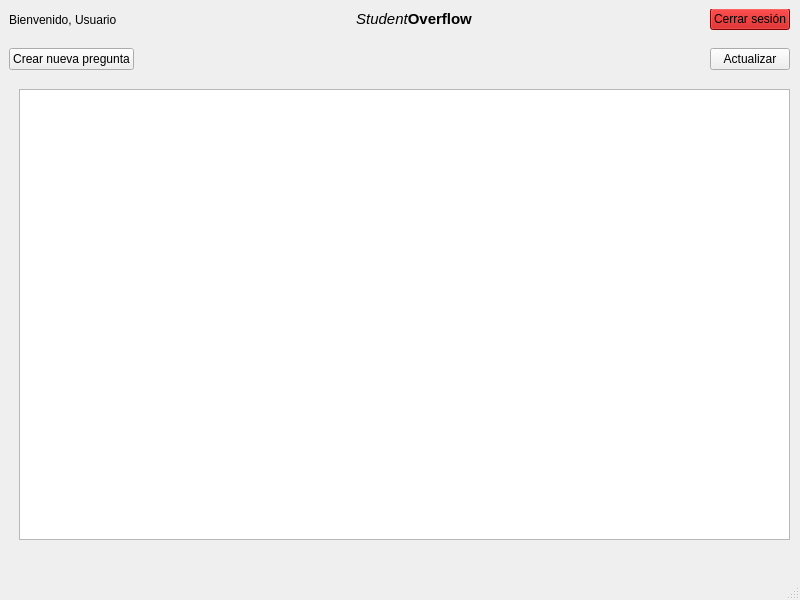
<?xml version="1.0" encoding="UTF-8"?>
<ui version="4.0">
 <class>MainWindow</class>
 <widget class="QMainWindow" name="MainWindow">
  <property name="geometry">
   <rect>
    <x>0</x>
    <y>0</y>
    <width>800</width>
    <height>600</height>
   </rect>
  </property>
  <property name="windowTitle">
   <string>MainWindow</string>
  </property>
  <widget class="QWidget" name="centralwidget">
   <layout class="QVBoxLayout" name="verticalLayout">
    <item>
     <widget class="QWidget" name="widget" native="true">
      <widget class="QWidget" name="widget_2" native="true">
       <property name="geometry">
        <rect>
         <x>0</x>
         <y>-10</y>
         <width>781</width>
         <height>41</height>
        </rect>
       </property>
       <layout class="QHBoxLayout" name="horizontalLayout">
        <item alignment="">
         <widget class="QLabel" name="label_welcome">
          <property name="text">
           <string>Bienvenido, Usuario</string>
          </property>
         </widget>
        </item>
        <item>
         <spacer name="horizontalSpacer_3">
          <property name="orientation">
           <enum>Qt::Orientation::Horizontal</enum>
          </property>
          <property name="sizeHint" stdset="0">
           <size>
            <width>40</width>
            <height>20</height>
           </size>
          </property>
         </spacer>
        </item>
        <item alignment="">
         <widget class="QLabel" name="label_title">
          <property name="text">
           <string>&lt;!DOCTYPE HTML PUBLIC &quot;-//W3C//DTD HTML 4.0//EN&quot; &quot;http://www.w3.org/TR/REC-html40/strict.dtd&quot;&gt;
&lt;html&gt;&lt;head&gt;&lt;meta name=&quot;qrichtext&quot; content=&quot;1&quot; /&gt;&lt;meta charset=&quot;utf-8&quot; /&gt;&lt;style type=&quot;text/css&quot;&gt;
p, li { white-space: pre-wrap; }
hr { height: 1px; border-width: 0; }
li.unchecked::marker { content: &quot;\2610&quot;; }
li.checked::marker { content: &quot;\2612&quot;; }
&lt;/style&gt;&lt;/head&gt;&lt;body style=&quot; font-family:'Ubuntu Sans'; font-size:11pt; font-weight:400; font-style:normal;&quot;&gt;
&lt;p align=&quot;center&quot; style=&quot; margin-top:0px; margin-bottom:0px; margin-left:0px; margin-right:0px; -qt-block-indent:0; text-indent:0px;&quot;&gt;&lt;span style=&quot; font-style:italic;&quot;&gt;Student&lt;/span&gt;&lt;span style=&quot; font-weight:700;&quot;&gt;Overflow&lt;/span&gt;&lt;/p&gt;&lt;/body&gt;&lt;/html&gt;</string>
          </property>
         </widget>
        </item>
        <item>
         <spacer name="horizontalSpacer_2">
          <property name="orientation">
           <enum>Qt::Orientation::Horizontal</enum>
          </property>
          <property name="sizeHint" stdset="0">
           <size>
            <width>40</width>
            <height>20</height>
           </size>
          </property>
         </spacer>
        </item>
        <item alignment="">
         <widget class="QPushButton" name="pushButton_logout">
          <property name="font">
           <font>
            <pointsize>9</pointsize>
           </font>
          </property>
          <property name="styleSheet">
           <string notr="true">background-color: rgb(192, 0, 0);</string>
          </property>
          <property name="text">
           <string>Cerrar sesión</string>
          </property>
         </widget>
        </item>
       </layout>
      </widget>
      <widget class="QWidget" name="widget_3" native="true">
       <property name="geometry">
        <rect>
         <x>0</x>
         <y>30</y>
         <width>781</width>
         <height>41</height>
        </rect>
       </property>
       <layout class="QHBoxLayout" name="horizontalLayout_2">
        <item alignment="">
         <widget class="QPushButton" name="pushButton_create_question">
          <property name="font">
           <font>
            <pointsize>9</pointsize>
           </font>
          </property>
          <property name="text">
           <string>Crear nueva pregunta</string>
          </property>
         </widget>
        </item>
        <item>
         <spacer name="horizontalSpacer">
          <property name="orientation">
           <enum>Qt::Orientation::Horizontal</enum>
          </property>
          <property name="sizeHint" stdset="0">
           <size>
            <width>40</width>
            <height>20</height>
           </size>
          </property>
         </spacer>
        </item>
        <item alignment="">
         <widget class="QPushButton" name="pushButton_refresh">
          <property name="font">
           <font>
            <pointsize>9</pointsize>
           </font>
          </property>
          <property name="text">
           <string>Actualizar</string>
          </property>
         </widget>
        </item>
       </layout>
      </widget>
      <widget class="QListView" name="listView_questions">
       <property name="geometry">
        <rect>
         <x>10</x>
         <y>80</y>
         <width>771</width>
         <height>451</height>
        </rect>
       </property>
      </widget>
     </widget>
    </item>
   </layout>
  </widget>
  <widget class="QMenuBar" name="menubar">
   <property name="geometry">
    <rect>
     <x>0</x>
     <y>0</y>
     <width>800</width>
     <height>23</height>
    </rect>
   </property>
  </widget>
  <widget class="QStatusBar" name="statusbar"/>
 </widget>
 <resources/>
 <connections/>
</ui>
